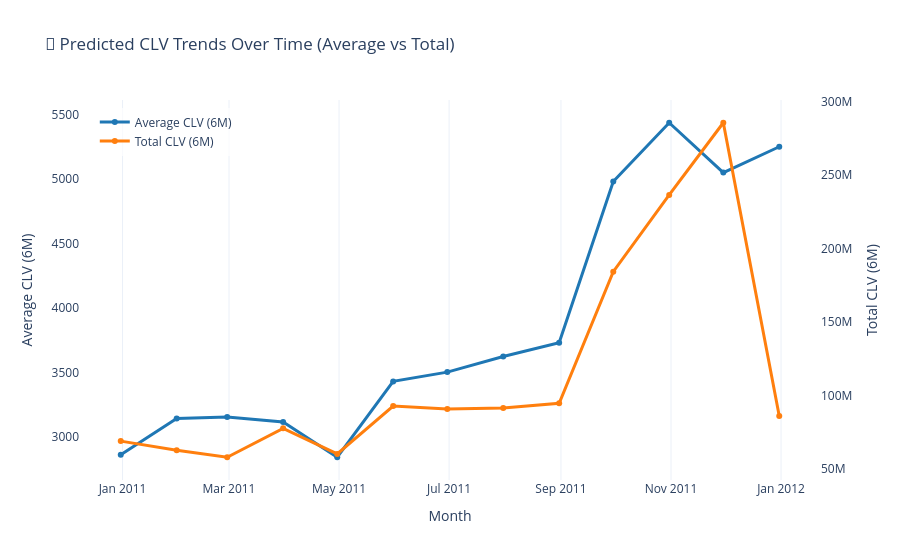

This figure's notebook cell:
### Markdown cell above
## 📊 CLV Trends Over Time

### Code cell
# 📊 CLV Trends Over Time (Plotly Dual View)


if 'InvoiceDate' in data.columns:
    data['InvoiceDate'] = pd.to_datetime(data['InvoiceDate'], errors='coerce')
    data = data.dropna(subset=['InvoiceDate'])

    clv_trend = (
        data.groupby(pd.Grouper(key='InvoiceDate', freq='M'))['predicted_clv_6m']
        .agg(['mean', 'sum'])
        .reset_index()
        .dropna()
        .rename(columns={'mean': 'Average_CLV', 'sum': 'Total_CLV'})
    )

    fig = go.Figure()

    fig.add_trace(go.Scatter(
        x=clv_trend['InvoiceDate'],
        y=clv_trend['Average_CLV'],
        mode='lines+markers',
        name='Average CLV (6M)',
        line=dict(color='#1f77b4', width=3)
    ))

    fig.add_trace(go.Scatter(
        x=clv_trend['InvoiceDate'],
        y=clv_trend['Total_CLV'],
        mode='lines+markers',
        name='Total CLV (6M)',
        line=dict(color='#ff7f0e', width=3),
        yaxis='y2'
    ))
    
    fig.update_layout(
        title='📆 Predicted CLV Trends Over Time (Average vs Total)',
        xaxis=dict(title='Month'),
        yaxis=dict(title='Average CLV (6M)', showgrid=False),
        yaxis2=dict(
            title='Total CLV (6M)',
            overlaying='y',
            side='right',
            showgrid=False
        ),
        legend=dict(x=0.02, y=0.98, bgcolor='rgba(255,255,255,0.7)'),
        template='plotly_white'
    )

    fig.show()
else:
    print("⚠️ 'InvoiceDate' column not found — skipping CLV trend plot.")

### Figure 1 — Plotly figure (JSON) as saved in the notebook; plotly's stock layout.template omitted (floating-point values rounded to 4 significant figures)
{"data": [{"line": {"color": "#1f77b4", "width": 3}, "mode": "lines+markers", "name": "Average CLV (6M)", "type": "scatter", "x": ["2010-12-31T00:00:00", "2011-01-31T00:00:00", "2011-02-28T00:00:00", "2011-03-31T00:00:00", "2011-04-30T00:00:00", "2011-05-31T00:00:00", "2011-06-30T00:00:00", "2011-07-31T00:00:00", "2011-08-31T00:00:00", "2011-09-30T00:00:00", "2011-10-31T00:00:00", "2011-11-30T00:00:00", "2011-12-31T00:00:00"], "y": [2861.0, 3144.0, 3154.0, 3115.0, 2842.0, 3431.0, 3503.0, 3624.0, 3730.0, 4980.0, 5437.0, 5050.0, 5250.0]}, {"line": {"color": "#ff7f0e", "width": 3}, "mode": "lines+markers", "name": "Total CLV (6M)", "type": "scatter", "x": ["2010-12-31T00:00:00", "2011-01-31T00:00:00", "2011-02-28T00:00:00", "2011-03-31T00:00:00", "2011-04-30T00:00:00", "2011-05-31T00:00:00", "2011-06-30T00:00:00", "2011-07-31T00:00:00", "2011-08-31T00:00:00", "2011-09-30T00:00:00", "2011-10-31T00:00:00", "2011-11-30T00:00:00", "2011-12-31T00:00:00"], "y": [68860000.0, 62580000.0, 57890000.0, 77560000.0, 60120000.0, 92680000.0, 90780000.0, 91370000.0, 94580000.0, 184100000.0, 236300000.0, 285500000.0, 85930000.0], "yaxis": "y2"}], "layout": {"legend": {"bgcolor": "rgba(255,255,255,0.7)", "x": 0.02, "y": 0.98}, "title": {"text": "📆 Predicted CLV Trends Over Time (Average vs Total)"}, "xaxis": {"title": {"text": "Month"}}, "yaxis": {"showgrid": false, "title": {"text": "Average CLV (6M)"}}, "yaxis2": {"overlaying": "y", "showgrid": false, "side": "right", "title": {"text": "Total CLV (6M)"}}}}
